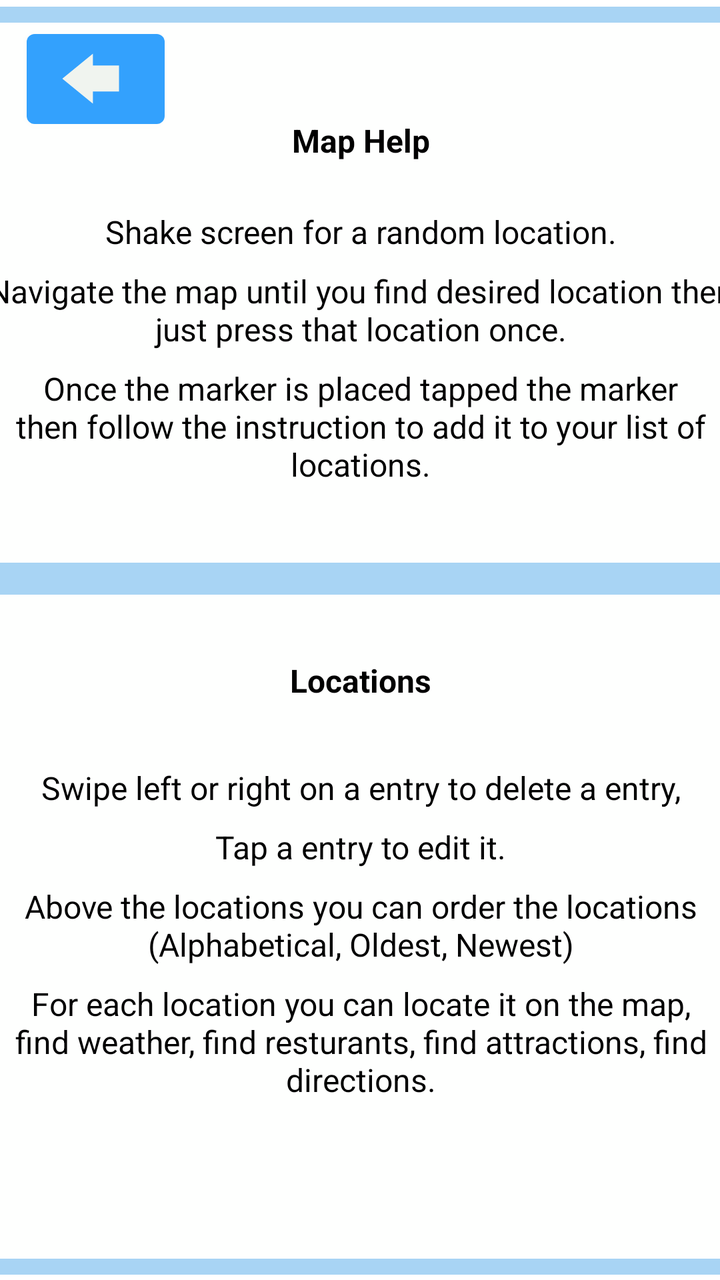
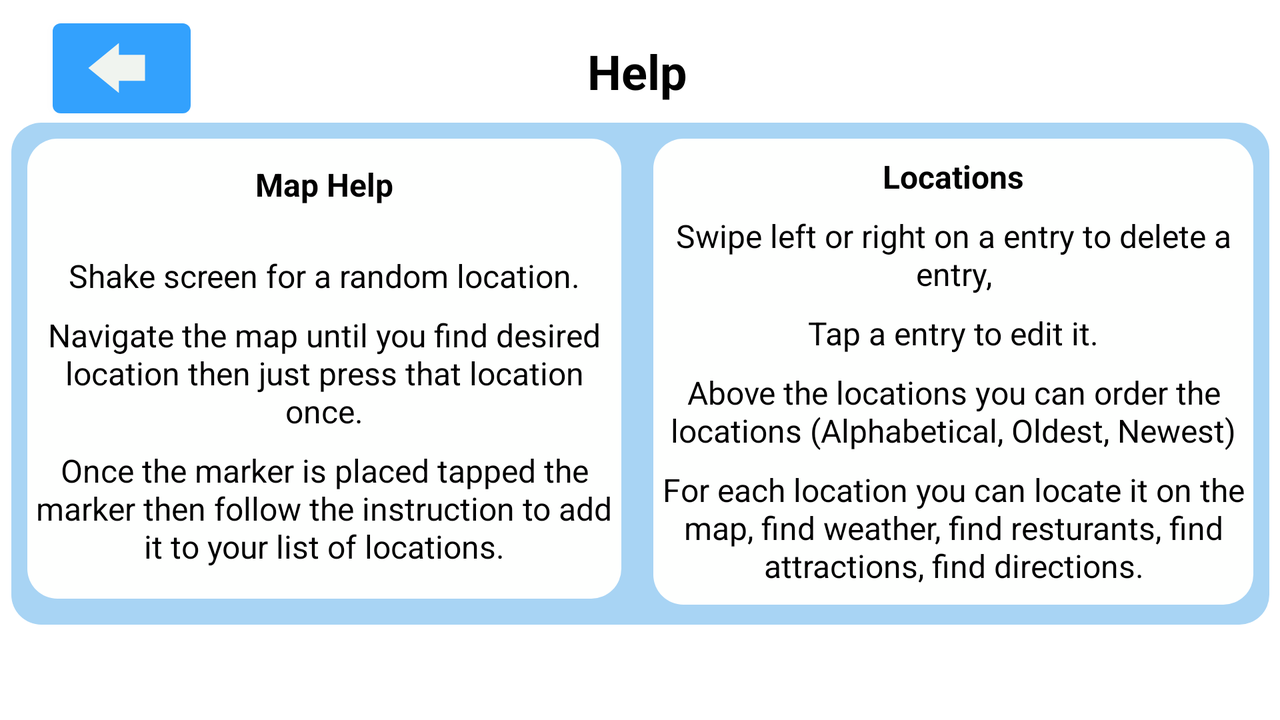

One screen, two layout resources from the same app: the default and the repository's alternative for another configuration. Each is rendered where Android would select it; the XML of both is given below.
<!-- AndroidManifest.xml: application theme Theme.MaprApp -->
<!-- res/layout/fragment_help.xml -->
<?xml version="1.0" encoding="utf-8"?>
<androidx.constraintlayout.widget.ConstraintLayout xmlns:android="http://schemas.android.com/apk/res/android"
    xmlns:app="http://schemas.android.com/apk/res-auto"
    xmlns:tools="http://schemas.android.com/tools"
    android:layout_width="match_parent"
    android:layout_height="match_parent"
    tools:context=".ui.help.helpFragment">

    <Button
        android:id="@+id/returnButton4"
        android:layout_width="69dp"
        android:layout_height="57dp"
        app:icon="@drawable/ic_back_svgrepo_com"
        app:layout_constraintBottom_toBottomOf="parent"
        app:layout_constraintEnd_toEndOf="parent"
        app:layout_constraintHorizontal_bias="0.046"
        app:layout_constraintStart_toStartOf="parent"
        app:layout_constraintTop_toTopOf="parent"
        app:layout_constraintVertical_bias="0.019" />

    <TextView
        android:id="@+id/textView4"
        android:layout_width="wrap_content"
        android:layout_height="wrap_content"
        android:text="@string/help"
        android:textAlignment="center"
        android:textColor="#000000"
        android:textSize="24sp"
        android:textStyle="bold"
        app:layout_constraintBottom_toBottomOf="parent"
        app:layout_constraintEnd_toEndOf="parent"
        app:layout_constraintHorizontal_bias="0.498"
        app:layout_constraintStart_toStartOf="parent"
        app:layout_constraintTop_toTopOf="parent"
        app:layout_constraintVertical_bias="0.059" />

    <LinearLayout
        android:layout_width="406dp"
        android:layout_height="634dp"
        android:background="@drawable/rect_rounded_button"
        android:orientation="vertical"
        app:layout_constraintBottom_toBottomOf="parent"
        app:layout_constraintEnd_toEndOf="parent"
        app:layout_constraintStart_toStartOf="parent"
        app:layout_constraintTop_toTopOf="parent"
        app:layout_constraintVertical_bias="0.563">

        <LinearLayout
            android:layout_width="match_parent"
            android:layout_height="131dp"
            android:layout_margin="8dp"
            android:layout_weight="1"
            android:background="@drawable/rect_rounded"
            android:orientation="vertical">

            <TextView
                android:id="@+id/textView7"
                android:layout_width="match_parent"
                android:layout_height="wrap_content"
                android:layout_marginTop="48dp"
                android:paddingBottom="16dp"
                android:text="@string/map_help"
                android:textAlignment="center"
                android:textColor="#000000"
                android:textSize="16sp"
                android:textStyle="bold" />

            <TextView
                android:id="@+id/textView8"
                android:layout_width="match_parent"
                android:layout_height="wrap_content"
                android:layout_marginTop="8dp"
                android:text="@string/shake_screen_for_a_random_location"
                android:textAlignment="center"
                android:textColor="#000000"
                android:textSize="16sp" />

            <TextView
                android:id="@+id/textView9"
                android:layout_width="match_parent"
                android:layout_height="wrap_content"
                android:layout_marginStart="4dp"
                android:layout_marginTop="8dp"
                android:layout_marginEnd="4dp"
                android:text="@string/navigate_the_map_until_you_find_desired_location_then_just_press_that_location_once"
                android:textAlignment="center"
                android:textColor="#000000"
                android:textSize="16sp" />

            <TextView
                android:id="@+id/textView10"
                android:layout_width="match_parent"
                android:layout_height="wrap_content"
                android:layout_marginStart="4dp"
                android:layout_marginTop="8dp"
                android:layout_marginEnd="4dp"
                android:text="@string/once_the_marker_is_placed_tapped_the_marker_then_follow_the_instruction_to_add_it_to_your_list_of_locations"
                android:textAlignment="center"
                android:textAllCaps="false"
                android:textColor="#000000"
                android:textSize="16sp" />
        </LinearLayout>

        <LinearLayout
            android:layout_width="match_parent"
            android:layout_height="193dp"
            android:layout_margin="8dp"
            android:layout_weight="1"
            android:background="@drawable/rect_rounded"
            android:orientation="vertical">

            <TextView
                android:id="@+id/textView11"
                android:layout_width="match_parent"
                android:layout_height="wrap_content"
                android:layout_marginTop="16dp"
                android:paddingTop="16dp"
                android:paddingBottom="32dp"
                android:text="@string/locations"
                android:textAlignment="center"
                android:textColor="#000000"
                android:textSize="16sp"
                android:textStyle="bold" />

            <TextView
                android:id="@+id/textView12"
                android:layout_width="match_parent"
                android:layout_height="wrap_content"
                android:paddingBottom="8dp"
                android:text="@string/swipe_left_or_right_on_a_entry_to_delete_a_entry"
                android:textAlignment="center"
                android:textColor="#000000"
                android:textSize="16sp" />

            <TextView
                android:id="@+id/textView13"
                android:layout_width="match_parent"
                android:layout_height="wrap_content"
                android:paddingBottom="8dp"
                android:text="@string/tap_a_entry_to_edit_it"
                android:textAlignment="center"
                android:textColor="#000000"
                android:textSize="16sp" />

            <TextView
                android:id="@+id/textView14"
                android:layout_width="match_parent"
                android:layout_height="wrap_content"
                android:paddingBottom="8dp"
                android:text="@string/above_the_locations_you_can_order_the_locations_alphabetical_oldest_newest"
                android:textAlignment="center"
                android:textColor="#000000"
                android:textSize="16sp" />

            <TextView
                android:id="@+id/textView15"
                android:layout_width="match_parent"
                android:layout_height="wrap_content"
                android:text="@string/for_each_location_you_can_locate_it_on_the_map_find_weather_find_resturants_find_attractions_find_directions"
                android:textAlignment="center"
                android:textColor="#000000"
                android:textSize="16sp" />
        </LinearLayout>

    </LinearLayout>

</androidx.constraintlayout.widget.ConstraintLayout>
<!-- resources referenced by this layout -->
<resources>
  <!-- drawable ic_back_svgrepo_com (drawable) -->
  <vector xmlns:android="http://schemas.android.com/apk/res/android"
      android:width="32dp"
      android:height="32dp"
      android:viewportWidth="128"
      android:viewportHeight="128">
    <path
        android:fillColor="#FF000000"
        android:pathData="M68.469,13.969 L7.313,64 68.469,114.031l0,-24.25 52.219,0 0,-52.063 -52.219,0 0,-23.75z"/>
  </vector>
  <!-- drawable rect_rounded (drawable-v24) -->
  <?xml version="1.0" encoding="utf-8"?>
  
  <shape xmlns:android="http://schemas.android.com/apk/res/android">
      <solid android:color="#FEFFFE"/>
      <corners android:radius="15dp"/>
  </shape>
  <!-- drawable rect_rounded_button (drawable-v24) -->
  <?xml version="1.0" encoding="utf-8"?>
  
  <shape xmlns:android="http://schemas.android.com/apk/res/android">
      <solid android:color="#A8D4F4"/>
      <corners android:radius="15dp"/>
  </shape>
  <string name="above_the_locations_you_can_order_the_locations_alphabetical_oldest_newest">Above the locations you can order the locations (Alphabetical, Oldest, Newest)</string>
  <string name="for_each_location_you_can_locate_it_on_the_map_find_weather_find_resturants_find_attractions_find_directions">For each location you can locate it on the map, find weather, find resturants, find attractions, find directions.</string>
  <string name="help">Help</string>
  <string name="locations">Locations</string>
  <string name="map_help">Map Help</string>
  <string name="navigate_the_map_until_you_find_desired_location_then_just_press_that_location_once">Navigate the map until you find desired location then just press that location once.</string>
  <string name="once_the_marker_is_placed_tapped_the_marker_then_follow_the_instruction_to_add_it_to_your_list_of_locations">Once the marker is placed tapped the marker then follow the instruction to add it to your list of locations.</string>
  <string name="shake_screen_for_a_random_location">Shake screen for a random location.</string>
  <string name="swipe_left_or_right_on_a_entry_to_delete_a_entry">Swipe left or right on a entry to delete a entry,</string>
  <string name="tap_a_entry_to_edit_it">Tap a entry to edit it.</string>
  <style name="Theme.MaprApp" parent="Theme.MaterialComponents.DayNight.NoActionBar">
          
          <item name="colorPrimary">@color/blue</item>
          <item name="colorPrimaryVariant">@color/blue</item>
          <item name="colorOnPrimary">@color/white</item>
          
          <item name="colorOnSecondary">@color/black</item>
          
          <item name="android:statusBarColor" tools:targetApi="l">?attr/colorPrimaryVariant</item>
          
      </style>
  <color name="blue">#33A1FD</color>
  <color name="white">#F0F4EF</color>
  <color name="black">#FF000000</color>
</resources>
<!-- res/layout-land/fragment_help.xml (the repository's variant of the layout above) -->
<!-- drawn on the phone turned sideways -->
<?xml version="1.0" encoding="utf-8"?>
<androidx.constraintlayout.widget.ConstraintLayout xmlns:android="http://schemas.android.com/apk/res/android"
    xmlns:app="http://schemas.android.com/apk/res-auto"
    xmlns:tools="http://schemas.android.com/tools"
    android:layout_width="match_parent"
    android:layout_height="match_parent"
    tools:context=".ui.help.helpFragment">

    <Button
        android:id="@+id/returnButton4"
        android:layout_width="69dp"
        android:layout_height="57dp"
        app:icon="@drawable/ic_back_svgrepo_com"
        app:layout_constraintBottom_toBottomOf="parent"
        app:layout_constraintEnd_toEndOf="parent"
        app:layout_constraintHorizontal_bias="0.046"
        app:layout_constraintStart_toStartOf="parent"
        app:layout_constraintTop_toTopOf="parent"
        app:layout_constraintVertical_bias="0.019" />

    <TextView
        android:id="@+id/textView4"
        android:layout_width="wrap_content"
        android:layout_height="wrap_content"
        android:text="Help"
        android:textAlignment="center"
        android:textColor="#000000"
        android:textSize="24sp"
        android:textStyle="bold"
        app:layout_constraintBottom_toBottomOf="parent"
        app:layout_constraintEnd_toEndOf="parent"
        app:layout_constraintHorizontal_bias="0.498"
        app:layout_constraintStart_toStartOf="parent"
        app:layout_constraintTop_toTopOf="parent"
        app:layout_constraintVertical_bias="0.059" />

    <LinearLayout
        android:layout_width="629dp"
        android:layout_height="251dp"
        android:background="@drawable/rect_rounded_button"
        app:layout_constraintBottom_toBottomOf="parent"
        app:layout_constraintEnd_toEndOf="parent"
        app:layout_constraintStart_toStartOf="parent"
        app:layout_constraintTop_toTopOf="parent"
        app:layout_constraintVertical_bias="0.563">

        <LinearLayout
            android:layout_width="633dp"
            android:layout_height="230dp"
            android:layout_margin="8dp"
            android:layout_weight="1"
            android:background="@drawable/rect_rounded"
            android:orientation="vertical">

            <TextView
                android:id="@+id/textView7"
                android:layout_width="match_parent"
                android:layout_height="wrap_content"
                android:layout_marginTop="12dp"
                android:paddingBottom="16dp"
                android:text="Map Help"
                android:textAlignment="center"
                android:textColor="#000000"
                android:textSize="16sp"
                android:textStyle="bold" />

            <TextView
                android:id="@+id/textView8"
                android:layout_width="match_parent"
                android:layout_height="wrap_content"
                android:layout_marginTop="8dp"
                android:text="Shake screen for a random location."
                android:textAlignment="center"
                android:textColor="#000000"
                android:textSize="16sp" />

            <TextView
                android:id="@+id/textView9"
                android:layout_width="match_parent"
                android:layout_height="wrap_content"
                android:layout_marginStart="4dp"
                android:layout_marginTop="8dp"
                android:layout_marginEnd="4dp"
                android:text="Navigate the map until you find desired location then just press that location once."
                android:textAlignment="center"
                android:textColor="#000000"
                android:textSize="16sp" />

            <TextView
                android:id="@+id/textView10"
                android:layout_width="match_parent"
                android:layout_height="wrap_content"
                android:layout_marginStart="4dp"
                android:layout_marginTop="8dp"
                android:layout_marginEnd="4dp"
                android:text="Once the marker is placed tapped the marker then follow the instruction to add it to your list of locations."
                android:textAlignment="center"
                android:textAllCaps="false"
                android:textColor="#000000"
                android:textSize="16sp" />
        </LinearLayout>

        <LinearLayout
            android:layout_width="636dp"
            android:layout_height="233dp"
            android:layout_margin="8dp"
            android:layout_weight="1"
            android:background="@drawable/rect_rounded"
            android:orientation="vertical">

            <TextView
                android:id="@+id/textView11"
                android:layout_width="match_parent"
                android:layout_height="wrap_content"
                android:layout_marginTop="8dp"
                android:paddingBottom="8dp"
                android:text="Locations"
                android:textAlignment="center"
                android:textColor="#000000"
                android:textSize="16sp"
                android:textStyle="bold" />

            <TextView
                android:id="@+id/textView12"
                android:layout_width="match_parent"
                android:layout_height="wrap_content"
                android:paddingBottom="8dp"
                android:text="Swipe left or right on a entry to delete a entry,"
                android:textAlignment="center"
                android:textColor="#000000"
                android:textSize="16sp" />

            <TextView
                android:id="@+id/textView13"
                android:layout_width="match_parent"
                android:layout_height="wrap_content"
                android:paddingBottom="8dp"
                android:text="Tap a entry to edit it."
                android:textAlignment="center"
                android:textColor="#000000"
                android:textSize="16sp" />

            <TextView
                android:id="@+id/textView14"
                android:layout_width="match_parent"
                android:layout_height="wrap_content"
                android:paddingBottom="8dp"
                android:text="Above the locations you can order the locations (Alphabetical, Oldest, Newest)"
                android:textAlignment="center"
                android:textColor="#000000"
                android:textSize="16sp" />

            <TextView
                android:id="@+id/textView15"
                android:layout_width="match_parent"
                android:layout_height="wrap_content"
                android:text="For each location you can locate it on the map, find weather, find resturants, find attractions, find directions."
                android:textAlignment="center"
                android:textColor="#000000"
                android:textSize="16sp" />
        </LinearLayout>

    </LinearLayout>

</androidx.constraintlayout.widget.ConstraintLayout>
<!-- resources referenced by the variant -->
<!-- as the phone turned sideways resolves them -->
<resources>
  <!-- drawable ic_back_svgrepo_com (drawable) -->
  <vector xmlns:android="http://schemas.android.com/apk/res/android"
      android:width="32dp"
      android:height="32dp"
      android:viewportWidth="128"
      android:viewportHeight="128">
    <path
        android:fillColor="#FF000000"
        android:pathData="M68.469,13.969 L7.313,64 68.469,114.031l0,-24.25 52.219,0 0,-52.063 -52.219,0 0,-23.75z"/>
  </vector>
  <!-- drawable rect_rounded (drawable-v24) -->
  <?xml version="1.0" encoding="utf-8"?>
  
  <shape xmlns:android="http://schemas.android.com/apk/res/android">
      <solid android:color="#FEFFFE"/>
      <corners android:radius="15dp"/>
  </shape>
  <!-- drawable rect_rounded_button (drawable-v24) -->
  <?xml version="1.0" encoding="utf-8"?>
  
  <shape xmlns:android="http://schemas.android.com/apk/res/android">
      <solid android:color="#A8D4F4"/>
      <corners android:radius="15dp"/>
  </shape>
  <style name="Theme.MaprApp" parent="Theme.MaterialComponents.DayNight.NoActionBar">
          
          <item name="colorPrimary">@color/blue</item>
          <item name="colorPrimaryVariant">@color/blue</item>
          <item name="colorOnPrimary">@color/white</item>
          
          <item name="colorOnSecondary">@color/black</item>
          
          <item name="android:statusBarColor" tools:targetApi="l">?attr/colorPrimaryVariant</item>
          
      </style>
  <color name="blue">#33A1FD</color>
  <color name="white">#F0F4EF</color>
  <color name="black">#FF000000</color>
</resources>
